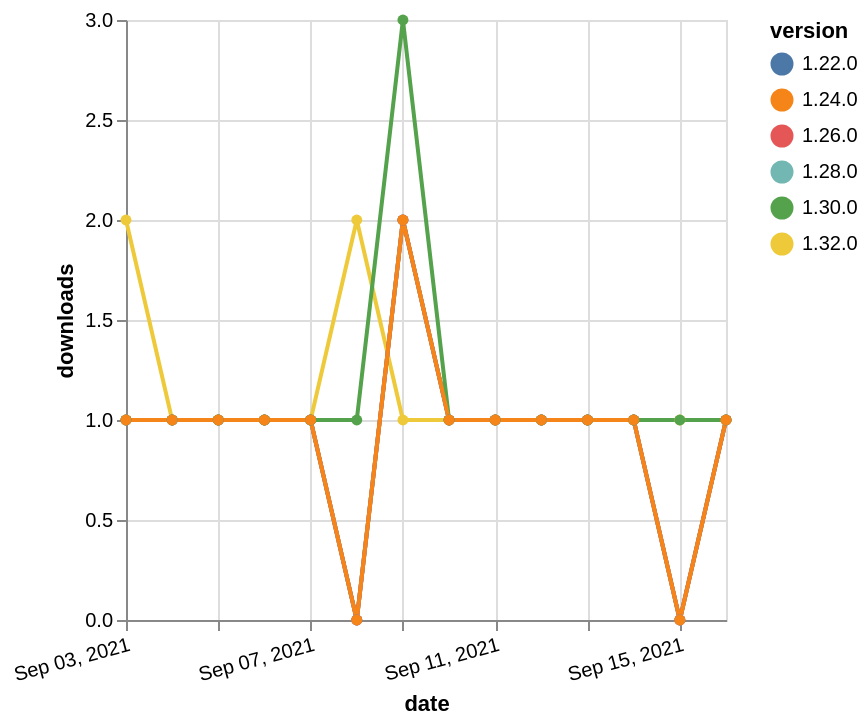

Source (Vega-Lite JSON):
### Vega-Lite specification from a JSON file in a GitHub repository (floating-point values rounded to 4 significant figures)
{"$schema": "https://vega.github.io/schema/vega-lite/v5.json", "description": "A simple bar chart with embedded data.", "data": {"values": [{"date": "2021-09-03", "total": 117, "delta": 2, "version": "1.32.0"}, {"date": "2021-09-04", "total": 118, "delta": 1, "version": "1.32.0"}, {"date": "2021-09-05", "total": 119, "delta": 1, "version": "1.32.0"}, {"date": "2021-09-06", "total": 120, "delta": 1, "version": "1.32.0"}, {"date": "2021-09-07", "total": 121, "delta": 1, "version": "1.32.0"}, {"date": "2021-09-08", "total": 123, "delta": 2, "version": "1.32.0"}, {"date": "2021-09-09", "total": 124, "delta": 1, "version": "1.32.0"}, {"date": "2021-09-10", "total": 125, "delta": 1, "version": "1.32.0"}, {"date": "2021-09-11", "total": 126, "delta": 1, "version": "1.32.0"}, {"date": "2021-09-12", "total": 127, "delta": 1, "version": "1.32.0"}, {"date": "2021-09-13", "total": 128, "delta": 1, "version": "1.32.0"}, {"date": "2021-09-14", "total": 129, "delta": 1, "version": "1.32.0"}, {"date": "2021-09-15", "total": 130, "delta": 1, "version": "1.32.0"}, {"date": "2021-09-16", "total": 131, "delta": 1, "version": "1.32.0"}, {"date": "2021-09-03", "total": 211, "delta": 1, "version": "1.22.0"}, {"date": "2021-09-04", "total": 212, "delta": 1, "version": "1.22.0"}, {"date": "2021-09-05", "total": 213, "delta": 1, "version": "1.22.0"}, {"date": "2021-09-06", "total": 214, "delta": 1, "version": "1.22.0"}, {"date": "2021-09-07", "total": 215, "delta": 1, "version": "1.22.0"}, {"date": "2021-09-08", "total": 215, "delta": 0, "version": "1.22.0"}, {"date": "2021-09-09", "total": 217, "delta": 2, "version": "1.22.0"}, {"date": "2021-09-10", "total": 218, "delta": 1, "version": "1.22.0"}, {"date": "2021-09-11", "total": 219, "delta": 1, "version": "1.22.0"}, {"date": "2021-09-12", "total": 220, "delta": 1, "version": "1.22.0"}, {"date": "2021-09-13", "total": 221, "delta": 1, "version": "1.22.0"}, {"date": "2021-09-14", "total": 222, "delta": 1, "version": "1.22.0"}, {"date": "2021-09-15", "total": 222, "delta": 0, "version": "1.22.0"}, {"date": "2021-09-16", "total": 223, "delta": 1, "version": "1.22.0"}, {"date": "2021-09-03", "total": 141, "delta": 1, "version": "1.28.0"}, {"date": "2021-09-04", "total": 142, "delta": 1, "version": "1.28.0"}, {"date": "2021-09-05", "total": 143, "delta": 1, "version": "1.28.0"}, {"date": "2021-09-06", "total": 144, "delta": 1, "version": "1.28.0"}, {"date": "2021-09-07", "total": 145, "delta": 1, "version": "1.28.0"}, {"date": "2021-09-08", "total": 145, "delta": 0, "version": "1.28.0"}, {"date": "2021-09-09", "total": 147, "delta": 2, "version": "1.28.0"}, {"date": "2021-09-10", "total": 148, "delta": 1, "version": "1.28.0"}, {"date": "2021-09-11", "total": 149, "delta": 1, "version": "1.28.0"}, {"date": "2021-09-12", "total": 150, "delta": 1, "version": "1.28.0"}, {"date": "2021-09-13", "total": 151, "delta": 1, "version": "1.28.0"}, {"date": "2021-09-14", "total": 152, "delta": 1, "version": "1.28.0"}, {"date": "2021-09-15", "total": 152, "delta": 0, "version": "1.28.0"}, {"date": "2021-09-16", "total": 153, "delta": 1, "version": "1.28.0"}, {"date": "2021-09-03", "total": 161, "delta": 1, "version": "1.26.0"}, {"date": "2021-09-04", "total": 162, "delta": 1, "version": "1.26.0"}, {"date": "2021-09-05", "total": 163, "delta": 1, "version": "1.26.0"}, {"date": "2021-09-06", "total": 164, "delta": 1, "version": "1.26.0"}, {"date": "2021-09-07", "total": 165, "delta": 1, "version": "1.26.0"}, {"date": "2021-09-08", "total": 165, "delta": 0, "version": "1.26.0"}, {"date": "2021-09-09", "total": 167, "delta": 2, "version": "1.26.0"}, {"date": "2021-09-10", "total": 168, "delta": 1, "version": "1.26.0"}, {"date": "2021-09-11", "total": 169, "delta": 1, "version": "1.26.0"}, {"date": "2021-09-12", "total": 170, "delta": 1, "version": "1.26.0"}, {"date": "2021-09-13", "total": 171, "delta": 1, "version": "1.26.0"}, {"date": "2021-09-14", "total": 172, "delta": 1, "version": "1.26.0"}, {"date": "2021-09-15", "total": 172, "delta": 0, "version": "1.26.0"}, {"date": "2021-09-16", "total": 173, "delta": 1, "version": "1.26.0"}, {"date": "2021-09-03", "total": 164, "delta": 1, "version": "1.30.0"}, {"date": "2021-09-04", "total": 165, "delta": 1, "version": "1.30.0"}, {"date": "2021-09-05", "total": 166, "delta": 1, "version": "1.30.0"}, {"date": "2021-09-06", "total": 167, "delta": 1, "version": "1.30.0"}, {"date": "2021-09-07", "total": 168, "delta": 1, "version": "1.30.0"}, {"date": "2021-09-08", "total": 169, "delta": 1, "version": "1.30.0"}, {"date": "2021-09-09", "total": 172, "delta": 3, "version": "1.30.0"}, {"date": "2021-09-10", "total": 173, "delta": 1, "version": "1.30.0"}, {"date": "2021-09-11", "total": 174, "delta": 1, "version": "1.30.0"}, {"date": "2021-09-12", "total": 175, "delta": 1, "version": "1.30.0"}, {"date": "2021-09-13", "total": 176, "delta": 1, "version": "1.30.0"}, {"date": "2021-09-14", "total": 177, "delta": 1, "version": "1.30.0"}, {"date": "2021-09-15", "total": 178, "delta": 1, "version": "1.30.0"}, {"date": "2021-09-16", "total": 179, "delta": 1, "version": "1.30.0"}, {"date": "2021-09-03", "total": 171, "delta": 1, "version": "1.24.0"}, {"date": "2021-09-04", "total": 172, "delta": 1, "version": "1.24.0"}, {"date": "2021-09-05", "total": 173, "delta": 1, "version": "1.24.0"}, {"date": "2021-09-06", "total": 174, "delta": 1, "version": "1.24.0"}, {"date": "2021-09-07", "total": 175, "delta": 1, "version": "1.24.0"}, {"date": "2021-09-08", "total": 175, "delta": 0, "version": "1.24.0"}, {"date": "2021-09-09", "total": 177, "delta": 2, "version": "1.24.0"}, {"date": "2021-09-10", "total": 178, "delta": 1, "version": "1.24.0"}, {"date": "2021-09-11", "total": 179, "delta": 1, "version": "1.24.0"}, {"date": "2021-09-12", "total": 180, "delta": 1, "version": "1.24.0"}, {"date": "2021-09-13", "total": 181, "delta": 1, "version": "1.24.0"}, {"date": "2021-09-14", "total": 182, "delta": 1, "version": "1.24.0"}, {"date": "2021-09-15", "total": 182, "delta": 0, "version": "1.24.0"}, {"date": "2021-09-16", "total": 183, "delta": 1, "version": "1.24.0"}]}, "width": "container", "mark": {"type": "line", "point": {"filled": true}}, "encoding": {"x": {"field": "date", "type": "temporal", "timeUnit": "yearmonthdate", "title": "date", "axis": {"labelAngle": -15}}, "y": {"field": "delta", "type": "quantitative", "title": "downloads"}, "color": {"field": "version", "type": "nominal"}, "tooltip": {"field": "delta"}}}
